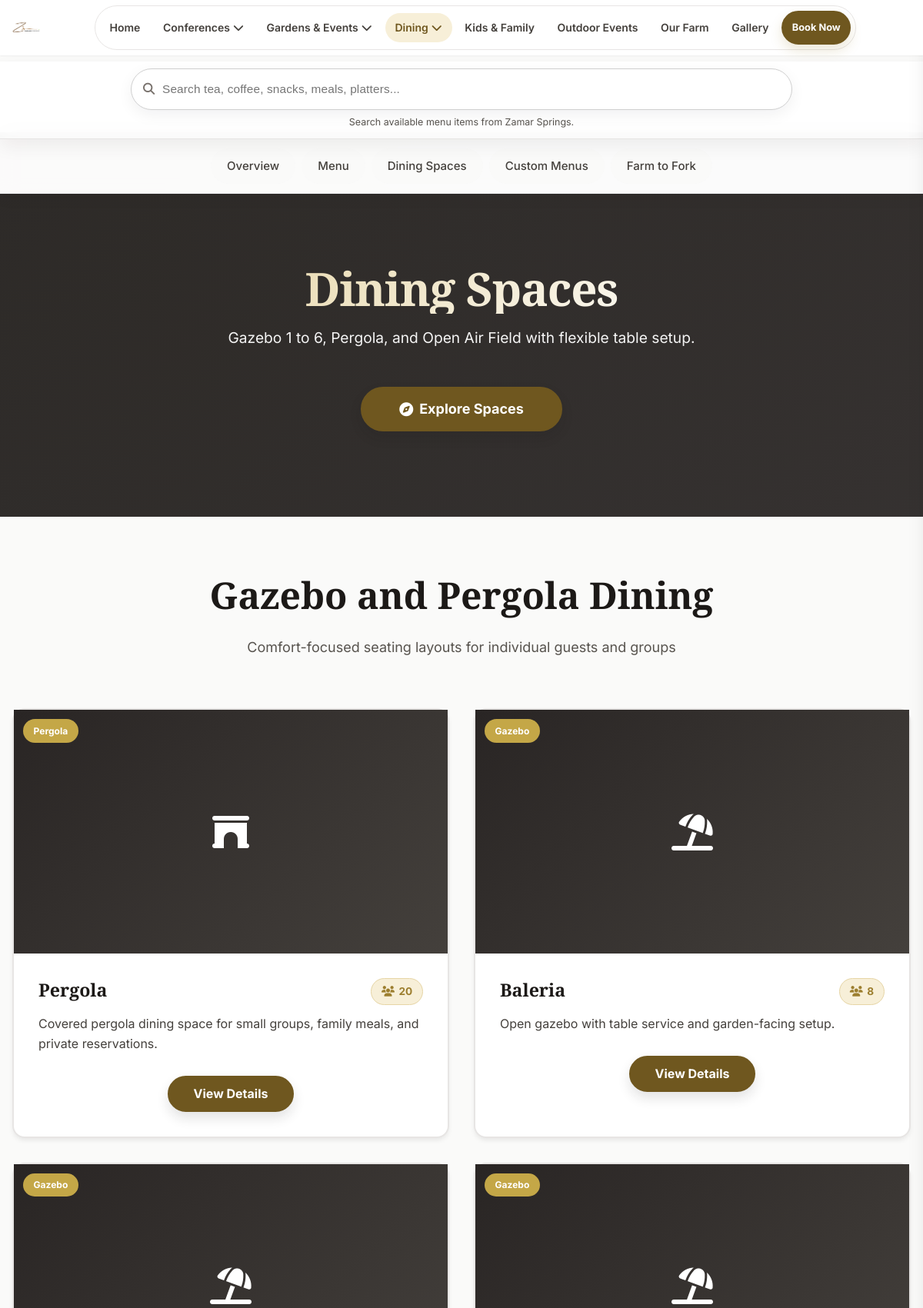
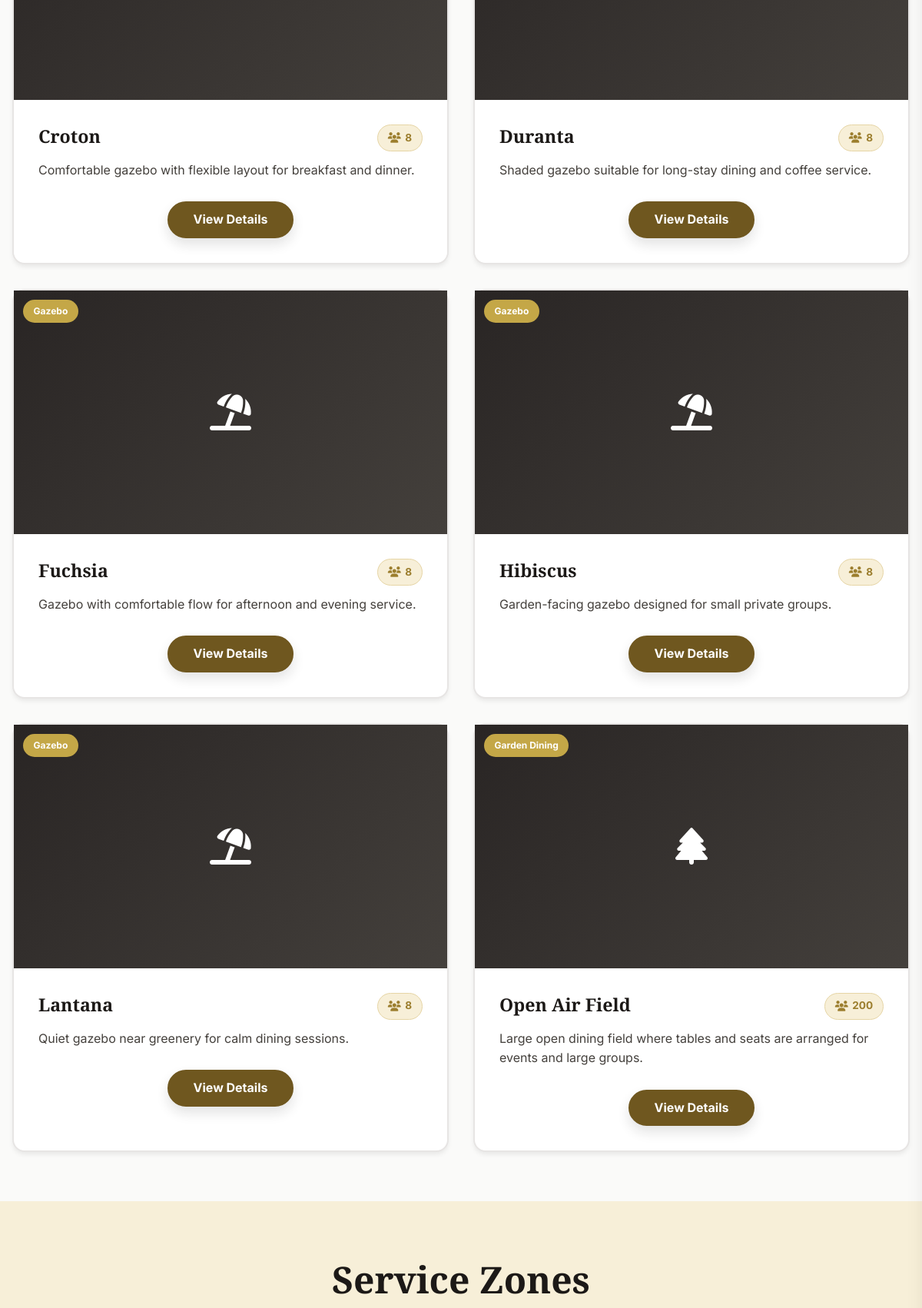
The page /dining/dining-spaces/ (upper part) on the database its author committed (2 pictures, top to bottom).
### apps/dining/models.py (models this page shows, shortened)
class DiningPage(SEOFields, TimeStampedModel):
    hero_title = models.CharField(
        max_length=200,
        default="Dining Experience"
    )
    hero_subtitle = models.TextField(
        default="Farm-to-fork dining in a serene, non-alcoholic environment"
    )
    intro_text = models.TextField(
        default="Experience fresh, organic meals prepared with ingredients from our own farm. Enjoy dining in our beautiful pergolas and gazebos surrounded by nature."
    )
    farm_title = models.CharField(
        max_length=200,
        default="Farm-to-Fork Freshness"
    )
    farm_subtitle = models.TextField(
        default="All ingredients sourced directly from our organic farm"
    )
    spaces_title = models.CharField(
        max_length=200,
        default="Prime Dining Spaces"
    )
    spaces_subtitle = models.TextField(
        default="Beautiful locations for memorable dining experiences"
    )
    menu_pdf = models.FileField(
        upload_to='dining/menus/',
        blank=True,
        help_text="Upload PDF menu file"
    )
    menu_title = models.CharField(
        max_length=200,
        default="Our Menu"
    )
    menu_subtitle = models.TextField(
        default="Fresh, organic, and delicious"
    )
    is_active = models.BooleanField(default=True)
    class Meta:
        verbose_name = "Dining Page Settings"
        verbose_name_plural = "Dining Page Settings"

class DiningSpace(models.Model):
    SPACE_TYPES = [
        ('pergola', 'Pergola'),
        ('gazebo', 'Gazebo'),
        ('garden', 'Garden Dining'),
    ]
    name = models.CharField(max_length=100)
    slug = models.SlugField(unique=True)
    space_type = models.CharField(max_length=20, choices=SPACE_TYPES)
    description = models.TextField()
    capacity = models.IntegerField(
        validators=[MinValueValidator(1)],
        help_text="Number of people"
    )
    ideal_for = models.TextField(
        help_text="Ideal occasions, one per line"
    )
    has_lighting = models.BooleanField(default=True)
    has_power = models.BooleanField(default=True)
    is_covered = models.BooleanField(default=True)
    is_private = models.BooleanField(default=True)
    is_featured = models.BooleanField(default=False)
    is_active = models.BooleanField(default=True)
    display_order = models.IntegerField(default=0)
    class Meta:
        verbose_name = "Dining Space"
        verbose_name_plural = "Dining Spaces"
        ordering = ['display_order']

### apps/dining/views.py (the view)
# urls.py: path('dining-spaces/', views.dining_spaces_view, name='spaces'),
def dining_spaces_view(request):
    page_settings = DiningPage.objects.filter(is_active=True).first()
    if not page_settings:
        page_settings = DiningPage.objects.create()
    dining_spaces = DiningSpace.objects.filter(
        is_active=True
    ).order_by('display_order')
    pergolas = dining_spaces.filter(space_type='pergola')
    gazebos = dining_spaces.filter(space_type='gazebo')
    garden_dining = dining_spaces.filter(space_type='garden')
    context = {
        'page_settings': page_settings,
        'pergolas': pergolas,
        'gazebos': gazebos,
        'garden_dining': garden_dining,
    }
    return render(request, 'dining/spaces.html', context)

### apps/conferences/context_processors.py (called while the page is built)
def _ordered_conference_categories_queryset():
    return (
        ConferenceCategory.objects.filter(
            is_active=True,
            category_type__in=["board", "meeting", "hall"],
        )
        .annotate(
            sort_priority=Case(
                When(category_type="board", then=Value(1)),
                When(category_type="meeting", then=Value(2)),
                When(category_type="hall", then=Value(3)),
                default=Value(99),
                output_field=IntegerField(),
            )
        )
        .order_by("sort_priority", "display_order", "name")
    )

def conference_categories(request):
    return {
        "conference_categories": _ordered_conference_categories_queryset()
    }

### apps/gardens/context_processors.py (called while the page is built)
def gardens_categories(request):
    return {
        'gardens_categories': EventType.objects.filter(
            is_active=True
        ).order_by('category', 'display_order')
    }

### apps/dining/templates/dining/spaces.html (shortened to what this page needs)
{% extends "dining/base.html" %}
{% load static %}
{% block dining_content %}
<section class="dining-hero">
    <div class="container">
        <div class="dining-hero-content">
            <h1 class="dining-hero-title">{{ page_settings.spaces_title|default:"Dining Spaces" }}</h1>
            <p class="dining-hero-subtitle">{{ page_settings.spaces_subtitle|default:"Beautiful locations for memorable dining experiences" }}</p>
            <a href="#spaces-list" class="btn btn-gold btn-large">
                <i class="fas fa-compass"></i> Explore Spaces
            </a>
        </div>
    </div>
</section>
<section class="section-padding" id="spaces-list">
    <div class="container">
        <div class="section-header">
            <h2 class="section-title">Gazebo and Pergola Dining</h2>
            <p class="section-subtitle">Comfort-focused seating layouts for individual guests and groups</p>
        </div>
        <div class="space-grid">
            {% for space in pergolas %}
            <article class="space-card">
                <div class="space-image-container">
                    <div class="room-image-placeholder"><i class="fas fa-archway fa-3x"></i></div>
                    <span class="space-badge">{{ space.get_space_type_display }}</span>
                </div>
                <div class="space-content">
                    <div class="space-header">
                        <h3 class="space-title">{{ space.name }}</h3>
                        <div class="space-capacity"><i class="fas fa-users"></i>{{ space.capacity }}</div>
                    </div>
                    <p class="space-description">{{ space.description|truncatewords:22 }}</p>
                    <div class="room-actions">
                        <a href="{% url 'dining:space_detail' space.slug %}" class="btn btn-gold">View Details</a>
                    </div>
                </div>
            </article>
            {% endfor %}
            {% for space in gazebos %}
            <article class="space-card">
                <div class="space-image-container">
                    <div class="room-image-placeholder"><i class="fas fa-umbrella-beach fa-3x"></i></div>
                    <span class="space-badge">{{ space.get_space_type_display }}</span>
                </div>
                <div class="space-content">
                    <div class="space-header">
                        <h3 class="space-title">{{ space.name }}</h3>
                        <div class="space-capacity"><i class="fas fa-users"></i>{{ space.capacity }}</div>
                    </div>
                    <p class="space-description">{{ space.description|truncatewords:22 }}</p>
                    <div class="room-actions">
                        <a href="{% url 'dining:space_detail' space.slug %}" class="btn btn-gold">View Details</a>
                    </div>
                </div>
            </article>
            {% endfor %}
            {% for space in garden_dining %}
            <article class="space-card">
                <div class="space-image-container">
                    <div class="room-image-placeholder"><i class="fas fa-tree fa-3x"></i></div>
                    <span class="space-badge">{{ space.get_space_type_display }}</span>
                </div>
                <div class="space-content">
                    <div class="space-header">
                        <h3 class="space-title">{{ space.name }}</h3>
                        <div class="space-capacity"><i class="fas fa-users"></i>{{ space.capacity }}</div>
                    </div>
                    <p class="space-description">{{ space.description|truncatewords:22 }}</p>
                    <div class="room-actions">
                        <a href="{% url 'dining:space_detail' space.slug %}" class="btn btn-gold">View Details</a>
                    </div>
                </div>
            </article>
            {% endfor %}
        </div>
    </div>
</section>
<section class="section-padding bg-gold-light">
    <div class="container">
        <div class="section-header">
            <h2 class="section-title">Service Zones</h2>
        </div>
    </div>
</section>
{% endblock %}

### static/css/style.css (style rules this page uses)
:root { --gold-light: #f7efd8; --gold-medium: #e6d5a5; --gold-dark: #c4a747; --gold-darker: #9c7e2e; --gold-accessible: #6f571f; --gold-accent: #ffd700; --nature-green: #2f7d32; --nature-green-dark: #1f5e24; --nature-green-soft: #e9f6ea; --surface-card: #ffffff; --surface-card-border: #e7e5e4; --surface-card-shadow: 0 8px 22px rgba(17, 24, 39, 0.06); --surface-card-shadow-hover: 0 20px 36px rgba(17, 24, 39, 0.12); --neutral-50: #fafaf9; --neutral-100: #f5f5f4; --neutral-200: #e7e5e4; --neutral-300: #d6d3d1; --neutral-400: #a8a29e; --neutral-500: #78716c; --neutral-600: #57534e; --neutral-700: #44403c; --neutral-800: #292524; --neutral-900: #1c1917; --font-sans: 'Inter', -apple-system, BlinkMacSystemFont, 'Segoe UI', Roboto, sans-serif; --font-serif: 'Playfair Display', Georgia, serif; --space-1: 0.25rem; --space-2: 0.5rem; --space-3: 0.75rem; --space-4: 1rem; --space-5: 1.5rem; --space-6: 2rem; --space-8: 3rem; --space-10: 4rem; --space-12: 6rem; }
* { margin: 0; padding: 0; box-sizing: border-box; }
html { font-size: 16px; scroll-behavior: smooth; }
body { font-family: var(--font-sans); line-height: 1.6; color: var(--neutral-800); background: var(--neutral-50); }
.container { width: 100%; max-width: 1200px; margin: 0 auto; padding: 0 var(--space-4); }
.section-padding { padding: var(--space-10) 0; }
.bg-gold-light { background: var(--gold-light); }
.btn { display: inline-flex; align-items: center; justify-content: center; gap: 0.5rem; padding: var(--space-3) var(--space-6); font-family: var(--font-sans); font-weight: 700; text-decoration: none; border-radius: 999px; border: none; cursor: pointer; transition: all 0.3s ease; white-space: nowrap; max-width: 100%; line-height: 1.2; min-height: 44px; box-shadow: 0 8px 16px rgba(28, 25, 23, 0.12); }
.btn-gold { background: var(--gold-accessible); color: white !important; border: 2px solid var(--gold-accessible); }
.btn-large { padding: var(--space-4) var(--space-8); font-size: 1.125rem; }
.section-header { text-align: center; margin-bottom: var(--space-10); }
.section-title { font-family: var(--font-serif); font-size: 2.5rem; color: var(--neutral-900); margin-bottom: var(--space-4); }
.section-subtitle { font-size: 1.125rem; color: var(--neutral-600); max-width: 600px; margin: 0 auto; line-height: 1.6; }
.facility-cta, .room-actions { display: flex; flex-wrap: wrap; gap: var(--space-3); justify-content: center; align-items: stretch; margin-top: var(--space-4); }
@media (min-width: 768px) { .section-title { font-size: 3rem; } }

### rows shown on the page
DiningPage: spaces_title "Dining Spaces", spaces_subtitle "Gazebo 1 to 6, Pergola, and Open Air Field with flexible table setup."
DiningSpace: space_type "Pergola", name "Pergola", capacity "20", description "Covered pergola dining space for small groups, family meals, and private reservations."
DiningSpace: space_type "Gazebo", name "Baleria", capacity "8", description "Open gazebo with table service and garden-facing setup."
DiningSpace: space_type "Gazebo", name "Croton", capacity "8", description "Comfortable gazebo with flexible layout for breakfast and dinner."
DiningSpace: space_type "Gazebo", name "Duranta", capacity "8", description "Shaded gazebo suitable for long-stay dining and coffee service."
DiningSpace: space_type "Gazebo", name "Fuchsia", capacity "8", description "Gazebo with comfortable flow for afternoon and evening service."
DiningSpace: space_type "Gazebo", name "Hibiscus", capacity "8", description "Garden-facing gazebo designed for small private groups."
DiningSpace: space_type "Gazebo", name "Lantana", capacity "8", description "Quiet gazebo near greenery for calm dining sessions."
DiningSpace: space_type "Garden Dining", name "Open Air Field", capacity "200", description "Large open dining field where tables and seats are arranged for events and large groups."
